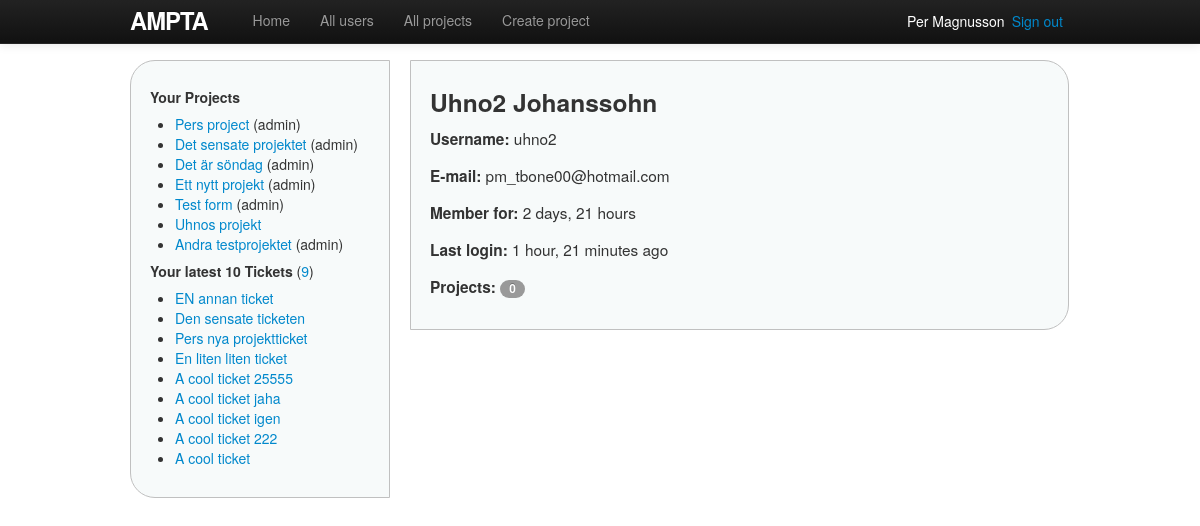
Page /users/4/ (signed in) on the committed database.
### ampta/models.py (models this page shows, shortened)
class Project(models.Model):
    name = models.CharField(max_length=30)
    description = models.TextField()
    start_date = models.DateField()
    end_date = models.DateField()
    users = models.ManyToManyField(User, related_name='projects', blank=True)
    owner = models.ForeignKey(User, related_name='projects_owned_by_user')
    date_added = models.DateTimeField()
    date_updated = models.DateTimeField()
    def owned_by_user(self, user):
        return self.owner == user

class Ticket(models.Model):
    name = models.CharField(max_length=30)
    description = models.TextField()
    start_date = models.DateField()
    end_date = models.DateField()
    status = models.ForeignKey(Status, related_name='tickets')
    project = models.ForeignKey(Project, related_name='tickets')
    owner = models.ForeignKey(User, related_name='tickets')
    date_added = models.DateTimeField()
    date_updated = models.DateTimeField()

### ampta/views/views.py (the view)
# urls.py: url(r'^users/(?P<user_id>\d+)/$', 'user_show', name='user'),
@login_required(login_url='/login')
def user_show(request, user_id=None):
    the_user = get_object_or_404(User, id=user_id)
    return render(request, 'users/show.html', {'the_user': the_user})

### ampta/templatetags/custom_filters.py (called while the page is built)
@register.filter(name='user_projects')  # "name", if other name than function
def user_projects(user):
    projects = user.projects.order_by('-date_added')
    return projects

@register.filter
def project_owned_by_user(project, user):
    return project.owned_by_user(user)

### ampta/templates/users/show.html (shortened to what this page needs)
{% extends 'shared/base.html' %}
{% block content %}
<h3>{{ the_user.get_full_name }}</h3>
<p><strong>Username:</strong> {{ the_user.username }}</p>
<p><strong>E-mail:</strong> {{ the_user.email|default:"-" }}</p>
<p><strong>Member for:</strong> {{ the_user.date_joined|timesince }}</p>
<p><strong>Last login:</strong> {{ the_user.last_login|timesince }} ago</p>
<p><strong>Projects:</strong> <span class="badge">{{ the_user.projects.count }}</span></p>
{% endblock %}

### ampta/templates/shared/base.html (shortened to what this page needs)
<!DOCTYPE html>
<html>
	<head>
		{% block styles %}
			<link rel="stylesheet" href="http://code.jquery.com/ui/1.10.1/themes/base/jquery-ui.css" />
			<link rel="stylesheet" type="text/css" href="{{ STATIC_URL }}styles/bootstrap.min.css">
			<link rel="stylesheet" type="text/css" href="{{ STATIC_URL }}styles/site.css">
		{% endblock %}
	</head>
	<body>
	{% block body %}
		<div class="container">
		<header>
			<nav class="navbar navbar-inverse navbar-fixed-top">
				<div class="navbar-inner">
					<div class="container">
						<a href="{% url home %}" id="logo" class="brand">Ampta</a>
						<div class="nav-collapse collapse">
							<ul class="nav">
								<li {% if home_active %}class="active"{% endif %}>
									<a href="{% url home %}">Home</a>
								</li>
								<li {% if all_users_active %}class="active"{% endif %}>
									<a href="{% url users %}">All users</a>
								</li>
								<li {% if projects_active %}class="active"{% endif %}>
									<a href="{% url projects %}">All projects</a>
								</li>
								<li {% if create_projects_active %}class="active"{% endif %}>
									<a href="{% url new_project %}">Create project</a>
								</li>
							</ul>
						</div>
						<span class="sign_out pull-right"><a href="{% url logout %}">Sign out</a></span>
						<span class="active_user pull-right">
							<a href="{% url user user.id %}">{{ user.get_full_name }}</a>
						</span>
					</div>
				</div>
			</nav>
		</header>
		<div class="sidenav pull-left">
			{% include 'shared/_sidenav_projects_tickets.html' %}
		</div>
		<div class="main pull-left">
			{% block content %}{% endblock %}
		</div>
		</div>
	{% endblock body %}
	</body>
</html>

### ampta/templates/shared/_sidenav_projects_tickets.html (shortened to what this page needs)
{% load custom_filters %}
<h5>Your Projects</h5>
<ul>
{% with projects=user|user_projects %}
{% for p in projects %}
	<li>
		<a href="{% url project p.id %}">{{ p.name }}</a>
		{% if p|project_owned_by_user:user %}(admin){% endif %}
	</li>
{% endfor%}
{% endwith %}
</ul>
<h5>Your latest 10 Tickets
	<span class="countTickets">(<a href="{% url tickets %}">{{ user.tickets.count }}</a>)</span>
</h5>
<ul>
{% for t in user.tickets.all|dictsortreversed:"date_added"|slice:"10" %}
	<li><a href="{% url project_ticket t.project.id t.id %}">{{ t.name }}</a></li>
{% endfor %}
</ul>

### ampta/static/styles/site.css (style rules this page uses)
html { overflow-y: scroll; }
body { padding-top: 60px; padding-bottom: 15px; }
h1, h2, h3, h4, h5, h6 { line-height: 1; }
p { font-size: 1.1em; line-height: 1.7em; }
#logo { float: left; margin-right: 10px; font-size: 1.7em; color: #fff; text-transform: uppercase; letter-spacing: -1px; padding-top: 9px; font-weight: bold; line-height: 1; }
.active_user, .sign_out { display: block; margin-top: 11px; margin-right: 7px; color: white; }
.active_user a { color: white; }
.sidenav { width: 220px; margin-right: 20px; padding: 9px; border: 1px solid #c0c0c0; background: #f7fafa; padding: 19px; border-radius: 25px 0 0 25px; -moz-border-radius: 25px 0 0 25px; }
.main { padding: 9px; width: 619px; border: 1px solid #c0c0c0; background: #f7fafa; padding: 19px; border-radius: 0 25px 25px 0; -moz-border-radius: 0 25px 25px 0; }
.countTickets { font-weight: normal; text-decoration: italic; }

### rows in the picture
Project: name "Pers project", shows "(admin)"
Project: name "Det sensate projektet", shows "(admin)"
Project: name "Det är söndag", shows "(admin)"
Project: name "Ett nytt projekt", shows "(admin)"
Project: name "Test form", shows "(admin)"
Project: name "Uhnos projekt"
Project: name "Andra testprojektet", shows "(admin)"
Ticket: name "EN annan ticket"
Ticket: name "Den sensate ticketen"
Ticket: name "Pers nya projektticket"
Ticket: name "En liten liten ticket"
Ticket: name "A cool ticket 25555"
Ticket: name "A cool ticket jaha"
Ticket: name "A cool ticket igen"
Ticket: name "A cool ticket 222"
Ticket: name "A cool ticket"

### other values in the picture
{{ user.get_full_name }} "Per Magnusson"
{{ user.tickets.count }} "9"
{{ the_user.get_full_name }} "Uhno2 Johanssohn"
{{ the_user.username }} "uhno2"
{{ the_user.email|default:"-" }} "pm_tbone00@hotmail.com"
{{ the_user.date_joined|timesince }} "2 days, 21 hours"
{{ the_user.last_login|timesince }} "1 hour, 21 minutes"
{{ the_user.projects.count }} "0"
